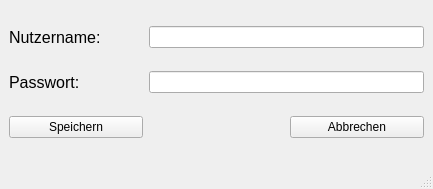
<?xml version="1.0" encoding="UTF-8"?>
<ui version="4.0">
 <class>MainWindow</class>
 <widget class="QMainWindow" name="MainWindow">
  <property name="geometry">
   <rect>
    <x>0</x>
    <y>0</y>
    <width>433</width>
    <height>189</height>
   </rect>
  </property>
  <property name="windowTitle">
   <string>Einstellungen</string>
  </property>
  <widget class="QWidget" name="centralwidget">
   <layout class="QGridLayout" name="gridLayout">
    <item row="0" column="0">
     <widget class="QLabel" name="label">
      <property name="font">
       <font>
        <pointsize>12</pointsize>
       </font>
      </property>
      <property name="text">
       <string>Nutzername:</string>
      </property>
     </widget>
    </item>
    <item row="0" column="1" colspan="2">
     <widget class="QLineEdit" name="lineUsername"/>
    </item>
    <item row="1" column="0">
     <widget class="QLabel" name="label_2">
      <property name="font">
       <font>
        <pointsize>12</pointsize>
       </font>
      </property>
      <property name="text">
       <string>Passwort:</string>
      </property>
     </widget>
    </item>
    <item row="1" column="1" colspan="2">
     <widget class="QLineEdit" name="linePassword"/>
    </item>
    <item row="3" column="0">
     <widget class="QPushButton" name="but_save">
      <property name="text">
       <string>Speichern</string>
      </property>
     </widget>
    </item>
    <item row="3" column="2">
     <widget class="QPushButton" name="but_abortSettings">
      <property name="text">
       <string>Abbrechen</string>
      </property>
     </widget>
    </item>
   </layout>
  </widget>
  <widget class="QMenuBar" name="menubar">
   <property name="geometry">
    <rect>
     <x>0</x>
     <y>0</y>
     <width>433</width>
     <height>18</height>
    </rect>
   </property>
  </widget>
  <widget class="QStatusBar" name="statusbar"/>
 </widget>
 <resources/>
 <connections/>
</ui>
